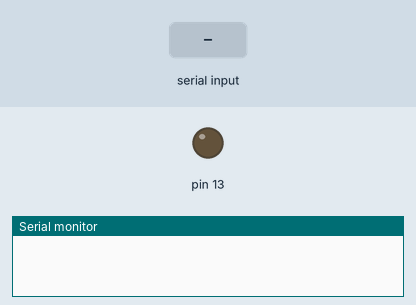
Bench run of a sketch on a simulated Arduino Uno, built with avr-gcc and run on an emulated ATmega328P. On the bench: output pins drawn as LEDs (lit = HIGH), the last lines printed to the serial monitor. The test bench sets the inputs (shaded band).

Above: at 1.2 s.
1.3 s: "1" received over Serial
At 2.5 s:
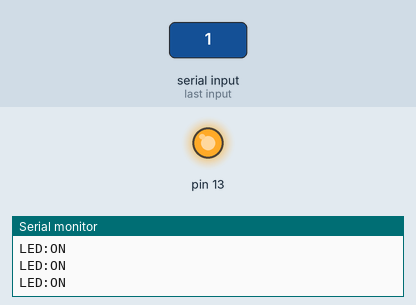
2.8 s: "0" received over Serial
At 4.2 s:
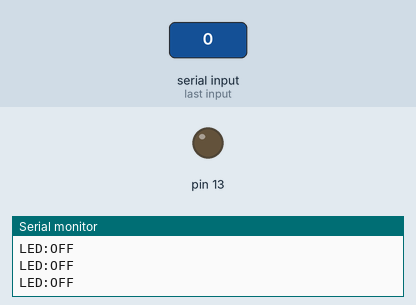
Timing chart, 0 to 5.8 s (numbered marks = the images above; inputs shaded):
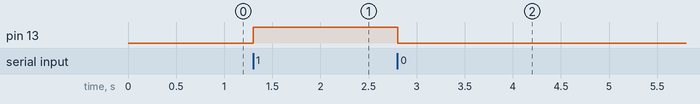

Measured:
- after the input at 1.3 s, pin 13: LOW → HIGH at once
- after the input at 2.8 s, pin 13: HIGH → LOW at once

The sketch:

arduino_bluetooth.ino
```cpp
int x;


void setup() {
  Serial.begin(9600);
  pinMode(13,OUTPUT);
}

void loop() {
  // put your main code here, to run repeatedly:
if (Serial.available()>0){
  x=Serial.read();
}

if(x=='1'){
  digitalWrite(13,HIGH);
  Serial.println("LED:ON");
}
else if(x=='0'){
  digitalWrite(13,LOW);
  Serial.println("LED:OFF");
}
}
```
